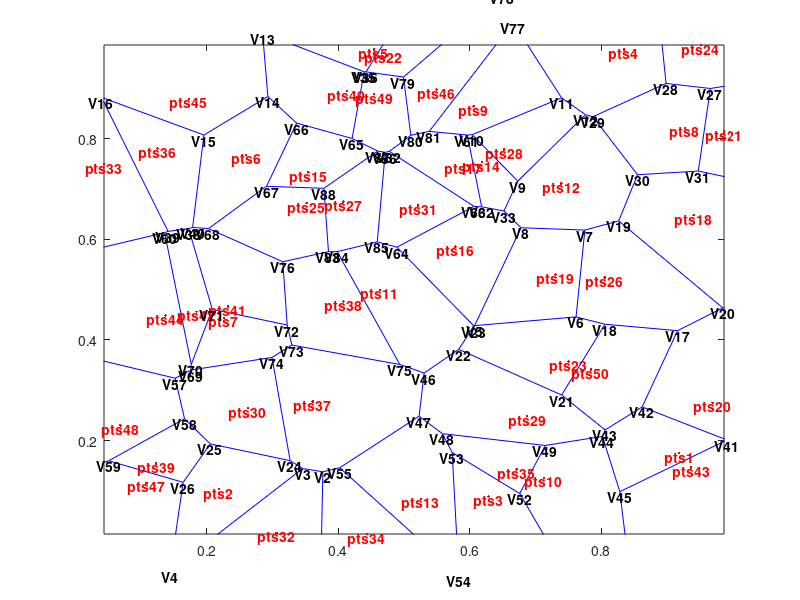

Source code (MATLAB):
clear
clc

x = rand(1,50);
y = rand(1,50);
pts = [x', y'];

[VX,VY] = voronoi(pts(:,1),pts(:,2));
h = plot(VX,VY,'-b',pts(:,1),pts(:,2),'.r');

xlim([min(x) max(x)]);
ylim([min(y) max(y)]);

% Assign labels to the points X.
nump = size(pts,1);
plabels = arrayfun(@(n) {sprintf('pts%d', n)}, (1:nump)');
hold on
Hpl = text(pts(:,1), pts(:,2)-0.01, plabels, 'color', 'r', ...
      'FontWeight', 'bold', 'HorizontalAlignment',...
      'center', 'BackgroundColor', 'none');

% Compute the Voronoi diagram.
[V,R] = voronoin(pts);

% Assign labels to the Voronoi vertices V.
% By convention the first vertex is at infinity.
numv = size(V,1);
vlabels = arrayfun(@(n) {sprintf('V%d', n)}, (2:numv)');
hold on
Hpl = text(V(2:end,1), V(2:end,2)-0.01, vlabels, ...
      'FontWeight', 'bold', 'HorizontalAlignment',...
      'center', 'BackgroundColor', 'none');
hold off


save('Polygon_Vertices_Coord.txt','V','-ascii')

fileID = fopen('Polygon_Indices.txt','wt+');
[nrows,ncols] = size(R);

for row = 1:nrows
    [~,num_indices] = size(R{nrows});
    %for num_ind = 1 : num_indices
    formatSpec = '%d ';
    fprintf(fileID,formatSpec,R{row});
    %end
    fprintf(fileID,'\n');
end

fclose(fileID);
%type Polygon_Indices.dat